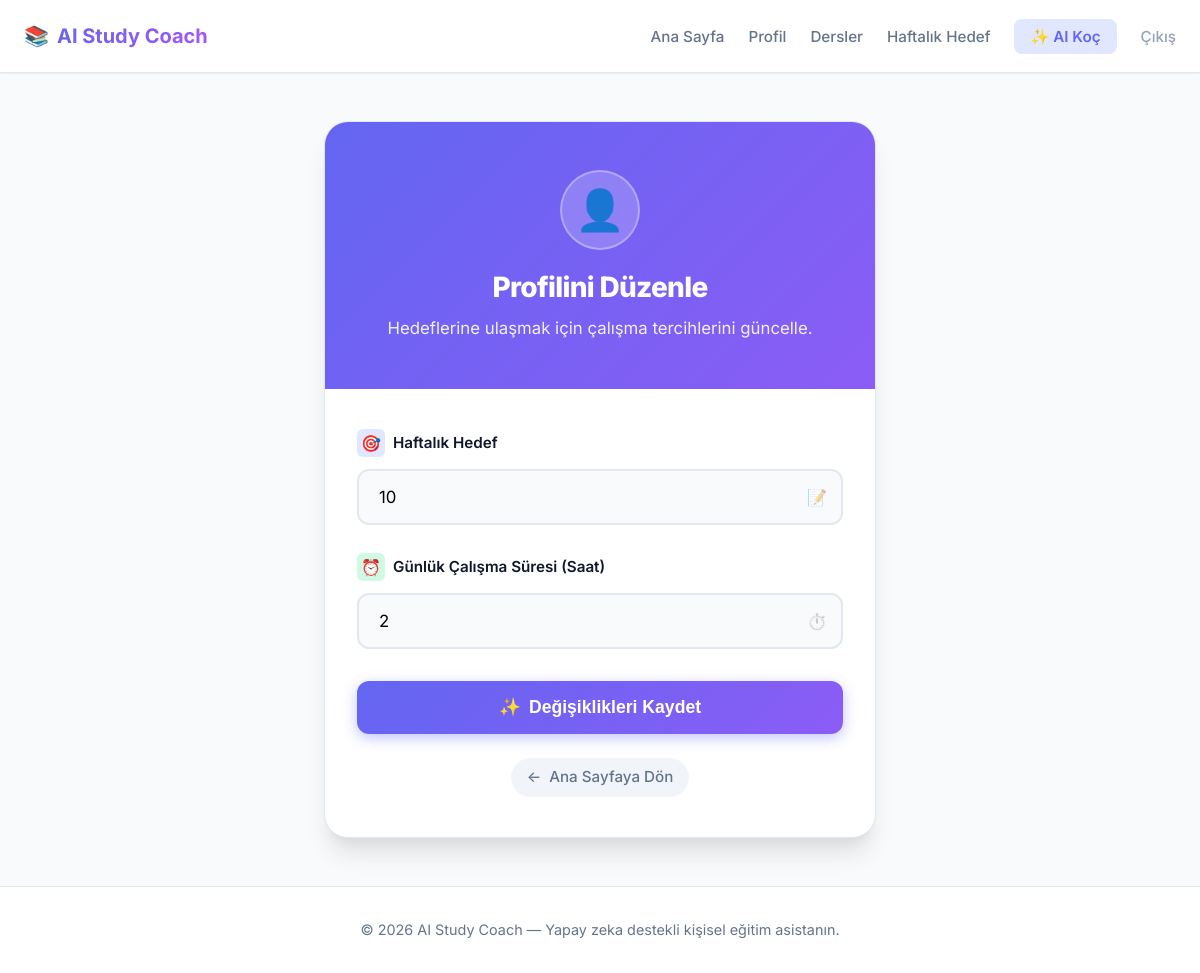
The app's page /profile/ (signed in), older data.
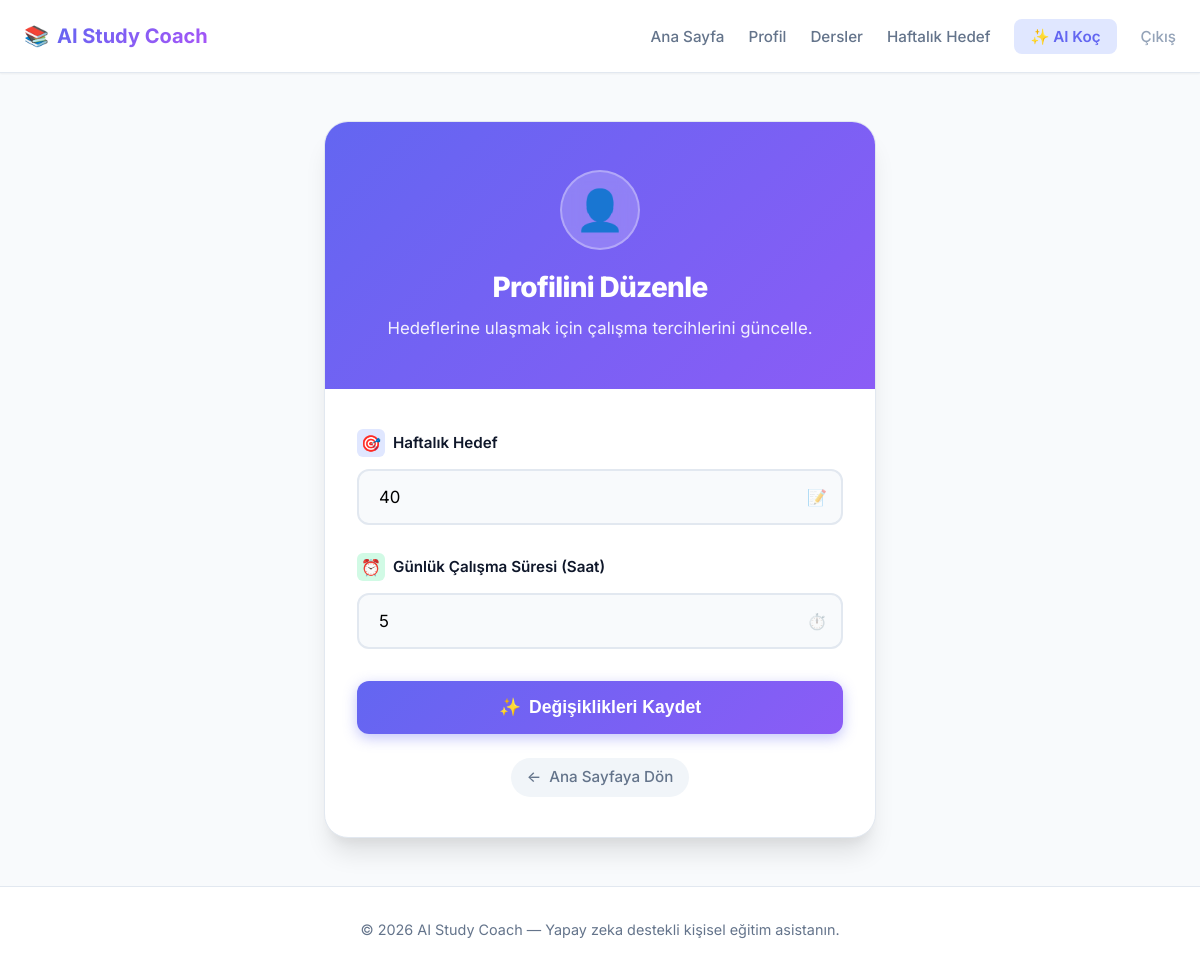
The same page, newer data.
### core/models.py (models this page shows, shortened)
class Profile(models.Model):
    user = models.OneToOneField(User, on_delete=models.CASCADE)
    target_exam = models.CharField(max_length=100)
    daily_hours = models.IntegerField(default=4)
    selected_courses = models.ManyToManyField(Course, blank=True)
    course_topics = models.JSONField(default=dict, blank=True, null=True, verbose_name="Ders Konuları")
    weekly_goal = models.TextField(blank=True, null=True, verbose_name="Haftalık Hedef")

### core/views.py (the view)
# urls.py: path('profile/', views.profile_view, name='profile'),
@login_required
def profile_view(request):
    try:
        profile, _ = Profile.objects.get_or_create(user=request.user)
    except Exception:
        logger.exception("Error accessing profile for user=%s", request.user)
        messages.error(request, "Profil bilgileri yüklenemedi.")
        return redirect("home")
    if request.method == "POST":
        form = ProfileForm(request.POST, instance=profile)
        if form.is_valid():
            try:
                profile = form.save(commit=False)
                profile.user = request.user
                profile.save()
                form.save_m2m()
                messages.success(request, "Profil bilgileriniz güncellendi.")
                return redirect("home")
            except Exception:
                logger.exception("Error saving profile for user=%s", request.user)
                messages.error(
                    request,
                    "Profil kaydedilirken bir hata oluştu. Lütfen tekrar deneyin.",
                )
    else:
        form = ProfileForm(instance=profile)
    return render(request, "profile.html", {"form": form})

### core/forms.py
class ProfileForm(forms.ModelForm):
    class Meta:
        model = Profile
        fields = ['target_exam', 'daily_hours']
        labels = {
            'target_exam': 'Haftalık Hedef',
            'daily_hours': 'Günlük Çalışma Saati',
        }

### templates/profile.html (shortened to what the changed rows need)
{% extends 'base.html' %}
{% block content %}
<div style="max-width: 600px; margin: 3rem auto; padding: 0 1.5rem;">
    <div
        style="background: var(--color-surface); border-radius: var(--radius-2xl); box-shadow: var(--shadow-xl); border: 1px solid var(--color-border); overflow: hidden;">
        <div
            style="background: linear-gradient(135deg, var(--color-primary), #8b5cf6); padding: 3rem 2rem; text-align: center; color: white;">
            <h2 style="font-size: 1.75rem; font-weight: 800; margin-bottom: 0.5rem; letter-spacing: -0.025em;">Profilini
                Düzenle</h2>
        </div>
        <div style="padding: 2.5rem 2rem;">
            <form method="POST">
                <div class="input-group" style="margin-bottom: 1.75rem;">
                    <div style="position: relative;">
                        {{ form.target_exam }}
                        <div
                            style="position: absolute; right: 1rem; top: 50%; transform: translateY(-50%); pointer-events: none; opacity: 0.5;">
                            📝</div>
                    </div>
                </div>
                <div class="input-group" style="margin-bottom: 2rem;">
                    <div style="position: relative;">
                        {{ form.daily_hours }}
                        <div
                            style="position: absolute; right: 1rem; top: 50%; transform: translateY(-50%); pointer-events: none; opacity: 0.5;">
                            ⏱️</div>
                    </div>
                </div>
            </form>
        </div>
    </div>
</div>
{% endblock %}

Row changes from the older to the newer data that the page shows:
changed Profile: target_exam "10" → "40"; daily_hours "2" → "5"
